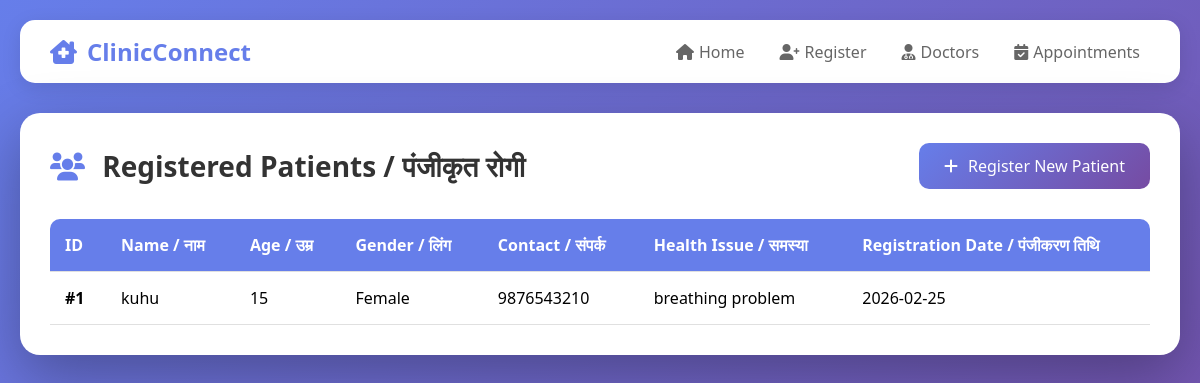
Page /patients on the committed database.
### tables this page shows
CREATE TABLE patients (
            patient_id INTEGER PRIMARY KEY AUTOINCREMENT,
            name TEXT NOT NULL,
            age INTEGER,
            gender TEXT,
            contact_number TEXT NOT NULL,
            health_issue TEXT,
            registration_date TEXT DEFAULT CURRENT_DATE
        );

### app.py (the view)
@app.route('/patients')
def view_patients():
    conn = get_db_connection()
    patients = conn.execute('SELECT * FROM patients ORDER BY registration_date DESC').fetchall()
    conn.close()
    return render_template('patients.html', patients=patients)

### app.py (called while the page is built)
def get_db_connection():
    conn = sqlite3.connect('clinic.db')
    conn.row_factory = sqlite3.Row
    return conn

### templates/patients.html (shortened to what this page needs)
<!DOCTYPE html>
<html lang="en">
<head>
    <link rel="stylesheet" href="https://cdnjs.cloudflare.com/ajax/libs/font-awesome/6.0.0/css/all.min.css">
</head>
<body>
    <div class="container">
        <div class="header-bar">
            <div class="logo">
                <i class="fas fa-clinic-medical"></i>
                <span>ClinicConnect</span>
            </div>
            <div class="nav-links">
                <a href="{{ url_for('index') }}" class="nav-link">
                    <i class="fas fa-home"></i> Home
                </a>
                <a href="{{ url_for('register') }}" class="nav-link">
                    <i class="fas fa-user-plus"></i> Register
                </a>
                <a href="{{ url_for('view_doctors') }}" class="nav-link">
                    <i class="fas fa-user-md"></i> Doctors
                </a>
                <a href="{{ url_for('view_appointments') }}" class="nav-link">
                    <i class="fas fa-calendar-check"></i> Appointments
                </a>
            </div>
        </div>
        <div class="content-card">
            <div class="page-header">
                <h1>
                    <i class="fas fa-users"></i>
                    Registered Patients / पंजीकृत रोगी
                </h1>
                <a href="{{ url_for('register') }}" class="btn-primary">
                    <i class="fas fa-plus"></i> Register New Patient
                </a>
            </div>
            <div class="table-container">
                {% if patients %}
                <table>
                    <thead>
                        <tr>
                            <th>ID</th>
                            <th>Name / नाम</th>
                            <th>Age / उम्र</th>
                            <th>Gender / लिंग</th>
                            <th>Contact / संपर्क</th>
                            <th>Health Issue / समस्या</th>
                            <th>Registration Date / पंजीकरण तिथि</th>
                        </tr>
                    </thead>
                    <tbody>
                        {% for patient in patients %}
                        <tr>
                            <td><strong>#{{ patient.patient_id }}</strong></td>
                            <td>{{ patient.name }}</td>
                            <td>{{ patient.age }}</td>
                            <td>{{ patient.gender }}</td>
                            <td>{{ patient.contact_number }}</td>
                            <td>{{ patient.health_issue or '—' }}</td>
                            <td>{{ patient.registration_date }}</td>
                        </tr>
                        {% endfor %}
                    </tbody>
                </table>
                {% else %}
                <div class="empty-state">
                    <i class="fas fa-users"></i>
                    <h3>No patients registered yet</h3>
                    <p>Click the "Register New Patient" button to add your first patient.</p>
                </div>
                {% endif %}
            </div>
        </div>
    </div>
</body>
</html>

### templates/patients.html (style rules this page uses)
* { margin: 0; padding: 0; box-sizing: border-box; }
body { font-family: 'Segoe UI', Tahoma, Geneva, Verdana, sans-serif; background: linear-gradient(135deg, #667eea 0%, #764ba2 100%); min-height: 100vh; padding: 20px; }
.container { max-width: 1200px; margin: 0 auto; }
.header-bar { background: white; border-radius: 15px; padding: 15px 30px; margin-bottom: 30px; display: flex; justify-content: space-between; align-items: center; box-shadow: 0 5px 20px rgba(0,0,0,0.1); flex-wrap: wrap; gap: 15px; }
.logo { display: flex; align-items: center; gap: 10px; font-size: 24px; font-weight: bold; color: #667eea; }
.nav-links { display: flex; gap: 15px; flex-wrap: wrap; }
.nav-link { text-decoration: none; color: #666; display: flex; align-items: center; gap: 5px; transition: color 0.3s; padding: 5px 10px; border-radius: 5px; }
.content-card { background: white; border-radius: 20px; padding: 30px; box-shadow: 0 20px 60px rgba(0,0,0,0.3); }
.page-header { display: flex; justify-content: space-between; align-items: center; margin-bottom: 30px; flex-wrap: wrap; gap: 20px; }
.page-header h1 { color: #333; font-size: 28px; }
.page-header h1 i { color: #667eea; margin-right: 10px; }
.btn-primary { padding: 12px 25px; background: linear-gradient(135deg, #667eea 0%, #764ba2 100%); color: white; text-decoration: none; border-radius: 10px; display: inline-flex; align-items: center; gap: 10px; transition: transform 0.3s; }
.table-container { overflow-x: auto; }
table { width: 100%; border-collapse: collapse; }
th, td { padding: 15px; text-align: left; border-bottom: 1px solid #e0e0e0; }
th { background: #667eea; color: white; font-weight: 600; }
th:first-child { border-radius: 10px 0 0 0; }
th:last-child { border-radius: 0 10px 0 0; }

### rows in the picture
patients: patient_id "1", name "kuhu", age "15", gender "Female", contact_number "9876543210", health_issue "breathing problem", registration_date "2026-02-25"
